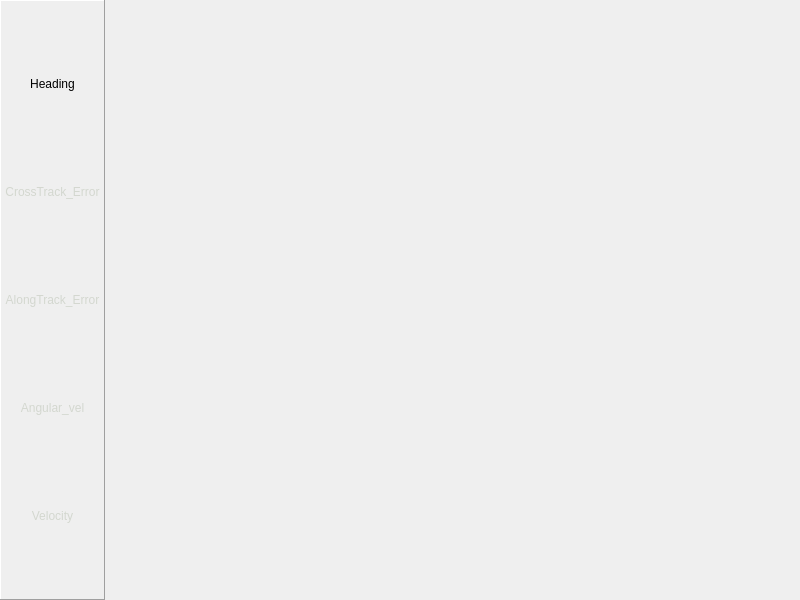
<?xml version="1.0" encoding="UTF-8"?>
<ui version="4.0">
 <class>PlotData</class>
 <widget class="QMainWindow" name="PlotData">
  <property name="geometry">
   <rect>
    <x>0</x>
    <y>0</y>
    <width>800</width>
    <height>600</height>
   </rect>
  </property>
  <property name="windowTitle">
   <string>MainWindow</string>
  </property>
  <widget class="QWidget" name="centralwidget">
   <layout class="QHBoxLayout" name="horizontalLayout" stretch="1,8">
    <property name="spacing">
     <number>0</number>
    </property>
    <property name="leftMargin">
     <number>0</number>
    </property>
    <property name="topMargin">
     <number>0</number>
    </property>
    <property name="rightMargin">
     <number>0</number>
    </property>
    <property name="bottomMargin">
     <number>0</number>
    </property>
    <item>
     <widget class="QFrame" name="frame">
      <property name="styleSheet">
       <string notr="true">*{
	color: rgb(211, 215, 207);
}
QPushButton#Heading_btn{
	color: rgb(0, 0, 0);
}</string>
      </property>
      <property name="frameShape">
       <enum>QFrame::Panel</enum>
      </property>
      <property name="frameShadow">
       <enum>QFrame::Raised</enum>
      </property>
      <layout class="QVBoxLayout" name="verticalLayout">
       <property name="spacing">
        <number>0</number>
       </property>
       <property name="leftMargin">
        <number>0</number>
       </property>
       <property name="topMargin">
        <number>0</number>
       </property>
       <property name="rightMargin">
        <number>0</number>
       </property>
       <property name="bottomMargin">
        <number>0</number>
       </property>
       <item>
        <widget class="QPushButton" name="Heading_btn">
         <property name="maximumSize">
          <size>
           <width>16777215</width>
           <height>50</height>
          </size>
         </property>
         <property name="text">
          <string>Heading</string>
         </property>
         <property name="default">
          <bool>false</bool>
         </property>
         <property name="flat">
          <bool>true</bool>
         </property>
        </widget>
       </item>
       <item>
        <widget class="QPushButton" name="CTE_btn">
         <property name="maximumSize">
          <size>
           <width>16777215</width>
           <height>50</height>
          </size>
         </property>
         <property name="text">
          <string>CrossTrack_Error</string>
         </property>
         <property name="flat">
          <bool>true</bool>
         </property>
        </widget>
       </item>
       <item>
        <widget class="QPushButton" name="ATE_btn">
         <property name="maximumSize">
          <size>
           <width>16777215</width>
           <height>50</height>
          </size>
         </property>
         <property name="text">
          <string>AlongTrack_Error</string>
         </property>
         <property name="flat">
          <bool>true</bool>
         </property>
        </widget>
       </item>
       <item>
        <widget class="QPushButton" name="Velleft_btn">
         <property name="maximumSize">
          <size>
           <width>16777215</width>
           <height>50</height>
          </size>
         </property>
         <property name="text">
          <string>Angular_vel</string>
         </property>
         <property name="flat">
          <bool>true</bool>
         </property>
        </widget>
       </item>
       <item>
        <widget class="QPushButton" name="Vel_btn">
         <property name="maximumSize">
          <size>
           <width>16777215</width>
           <height>50</height>
          </size>
         </property>
         <property name="text">
          <string>Velocity</string>
         </property>
         <property name="flat">
          <bool>true</bool>
         </property>
        </widget>
       </item>
      </layout>
     </widget>
    </item>
    <item>
     <widget class="QStackedWidget" name="Plot_page">
      <widget class="QCustomPlot" name="Heading_customPlot"/>
      <widget class="QCustomPlot" name="CTE_customPlot"/>
      <widget class="QCustomPlot" name="ATE_customPlot"/>
      <widget class="QWidget" name="Vel_customPlot">
       <layout class="QVBoxLayout" name="verticalLayout_2">
        <property name="spacing">
         <number>0</number>
        </property>
        <property name="leftMargin">
         <number>0</number>
        </property>
        <property name="topMargin">
         <number>0</number>
        </property>
        <property name="rightMargin">
         <number>0</number>
        </property>
        <property name="bottomMargin">
         <number>0</number>
        </property>
        <item>
         <widget class="QCustomPlot" name="Vel_left_customPlot" native="true"/>
        </item>
        <item>
         <widget class="QCustomPlot" name="Vel_right_customPlot" native="true"/>
        </item>
       </layout>
      </widget>
      <widget class="QCustomPlot" name="Velocity_customPlot"/>
     </widget>
    </item>
   </layout>
  </widget>
 </widget>
 <customwidgets>
  <customwidget>
   <class>QCustomPlot</class>
   <extends>QWidget</extends>
   <header location="global">qcustomplot.h</header>
   <container>1</container>
  </customwidget>
 </customwidgets>
 <resources/>
 <connections/>
</ui>
